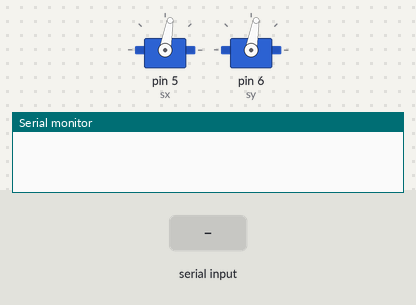
Simulated run of this sketch. Board: Arduino Uno, built with avr-gcc and run on an emulated ATmega328P. Parts: 2 × servo, the last lines printed to the serial monitor. Inputs (shaded band) come from the test bench.

Above: at 1.2 s.
1.3 s: "1" received over the second serial link
At 3.5 s:
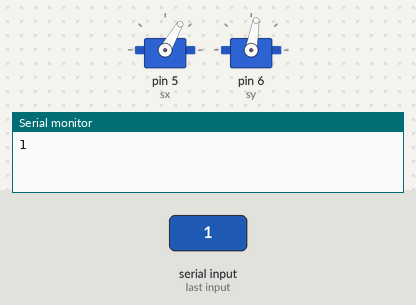
3.8 s: "2" received over the second serial link
At 5.4 s:
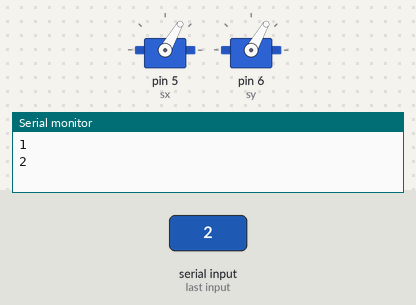
6.2 s: "3" received over the second serial link
At 8.4 s:
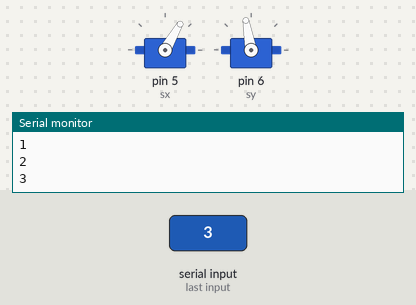
8.7 s: "4" received over the second serial link
At 10.3 s:
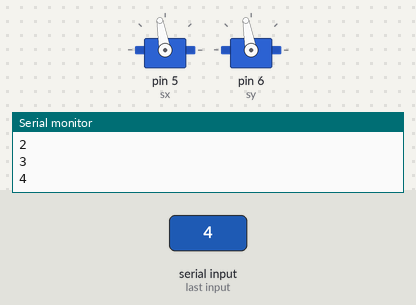
11.1 s: "2" received over the second serial link
At 13.3 s:
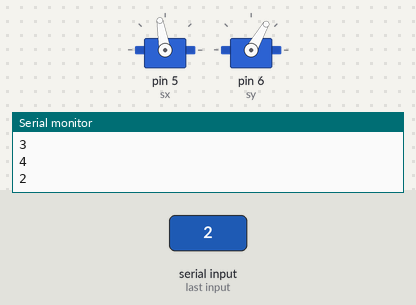
13.6 s: "0" received over the second serial link
At 15.2 s:
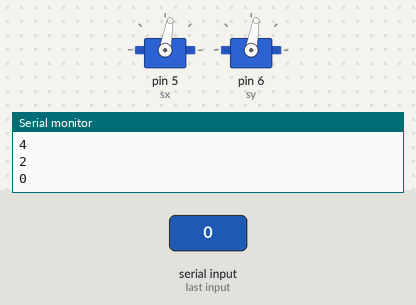
Timing chart, 0 to 16.7 s (numbered marks = the images above; inputs shaded):
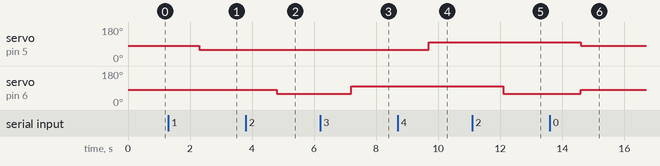

Measured:
- after the input at 1.3 s, servo on pin 5 (sx): 80° → 60° after 1.0 s
- after the input at 3.8 s, servo on pin 6 (sy): 80° → 60° after 1.0 s
- after the input at 6.2 s, servo on pin 6 (sy): 60° → 100° after 1.0 s
- after the input at 8.7 s, servo on pin 5 (sx): 60° → 100° after 1.0 s
- after the input at 11.1 s, servo on pin 6 (sy): 100° → 60° after 1.0 s
- after the input at 13.6 s, servo on pin 5 (sx): 100° → 80° after 1.0 s; servo on pin 6 (sy): 60° → 80° after 1.0 s

The sketch:

code__to_control_wheel_chair_joystick.ino
```cpp
#include <Servo.h>
#include <SoftwareSerial.h>

SoftwareSerial mySerial(11, 10);  // RX, TX
Servo sx;
Servo sy;

int currentXPosition = 80;  // Текущая позиция сервоприводов по оси X
int currentYPosition = 80;  // Текущая позиция сервоприводов по оси Y

void setup() {
  sx.attach(5);  // Подключаем сервопривод к пину 5
  sy.attach(6);  // Подключаем сервопривод к пину 6
  Serial.begin(9600);  // Открываем серийный порт
  mySerial.begin(9600);  // Открываем SoftwareSerial порт

  sy.write(currentYPosition);  // Устанавливаем начальную позицию оси Y
  sx.write(currentXPosition);  // Устанавливаем начальную позицию оси X
}

void loop() {
  // Если есть данные для чтения
  if (mySerial.available()) {
    String receivedData = mySerial.readString();  // Чтение строки данных
    receivedData.trim();  // Удаляем лишние пробелы и символы новой строки

    // Проверка, что строка содержит данные
    if (receivedData.length() > 0 && receivedData.length() < 2 ) {
      Serial.println(receivedData);  // Вывод данных в консоль для отладки

      // Проверка значений данных и изменение позиции сервоприводов только при необходимости
      if (receivedData == "0") {
        if (currentXPosition != 80 || currentYPosition != 80) {
          currentYPosition = 80;
          currentXPosition = 80;
          sy.write(currentYPosition);
          sx.write(currentXPosition);
        }
      }
      if (receivedData == "1") {
        if (currentXPosition != 60) {
          currentXPosition = 60;
          sx.write(currentXPosition);
        }
      }
      if (receivedData == "2") {
        if (currentYPosition != 60) {
          currentYPosition = 60;
          sy.write(currentYPosition);
        }
      }
      if (receivedData == "3") {
        if (currentYPosition != 100) {
          currentYPosition = 100;
          sy.write(currentYPosition);
        }
      }
      if (receivedData == "4") {
        if (currentXPosition != 100) {
          currentXPosition = 100;
          sx.write(currentXPosition);
        }
      }

      delay(300);  // Добавлена небольшая задержка
    }
  }
}
```
